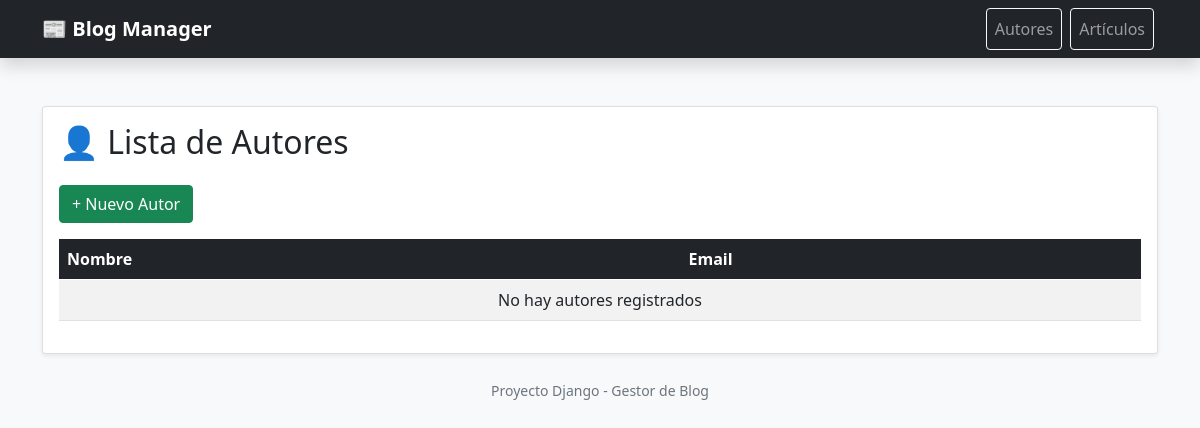
The app's page /autores/, older data.
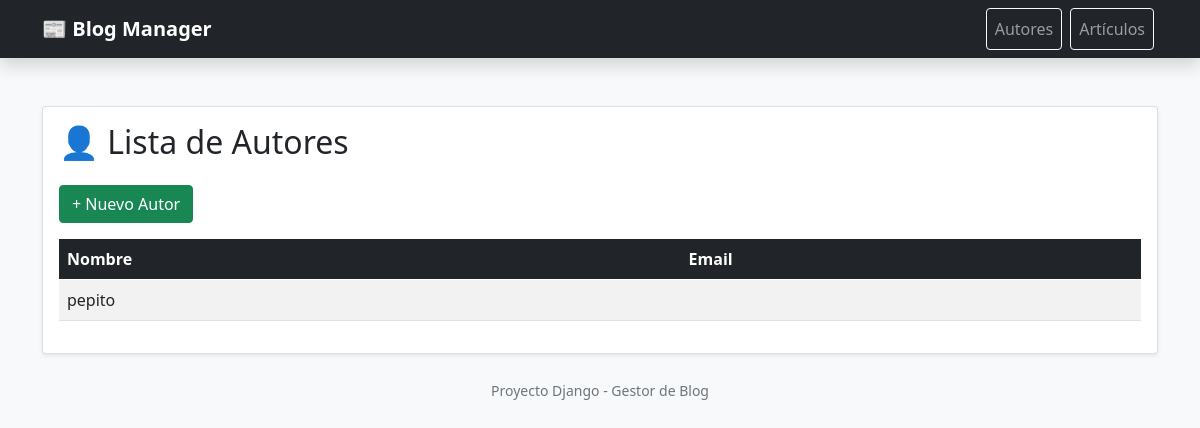
The same page, newer data.
### core/models.py (models this page shows, shortened)
class Autor(models.Model):
    nombre = models.CharField(max_length=100)
    correo_electronico = models.EmailField()

### core/views.py (the view)
# urls.py: path('autores/', AutorListView.as_view()),
class AutorListView(ListView):
    model = Autor
    template_name = 'autores/list.html'

### core/templates/autores/list.html
{% extends 'base.html' %}
{% block content %}
<h2 class="mb-4">👤 Lista de Autores</h2>
<a href="/autores/nuevo/" class="btn btn-success mb-3">+ Nuevo Autor</a>
<table class="table table-striped">
    <thead class="table-dark">
        <tr>
            <th>Nombre</th>
            <th>Email</th>
        </tr>
    </thead>
    <tbody>
        {% for a in object_list %}
        <tr>
            <td>{{ a.nombre }}</td>
            <td>{{ a.email }}</td>
        </tr>
        {% empty %}
        <tr>
            <td colspan="2" class="text-center">No hay autores registrados</td>
        </tr>
        {% endfor %}
    </tbody>
</table>
{% endblock %}

### core/templates/base.html (shortened to what this page needs)
<!DOCTYPE html>
<html lang="es">
<head>
    <link href="https://cdn.jsdelivr.net/npm/bootstrap@5.0.2/dist/css/bootstrap.min.css" rel="stylesheet">
</head>
<body class="bg-light">
<nav class="navbar navbar-expand-lg navbar-dark bg-dark shadow">
  <div class="container">
    <a class="navbar-brand fw-bold" href="/">📰 Blog Manager</a>
    <div class="collapse navbar-collapse">
      <ul class="navbar-nav ms-auto">
        <li class="nav-item">
          <a class="nav-link btn btn-outline-light mx-1" href="/autores/">Autores</a>
        </li>
        <li class="nav-item">
          <a class="nav-link btn btn-outline-light mx-1" href="/articulos/">Artículos</a>
        </li>
      </ul>
    </div>
  </div>
</nav>
<div class="container mt-5">
    <div class="card shadow-sm">
        <div class="card-body">
            {% block content %}
            {% endblock %}
        </div>
    </div>
</div>
<footer class="text-center mt-4 mb-2 text-muted">
    <small>Proyecto Django - Gestor de Blog</small>
</footer>
</body>
</html>

Row changes from the older to the newer data that the page shows:
added Autor: nombre "pepito"
Text that changed along with them:
text no longer shown: "No hay autores registrados"
